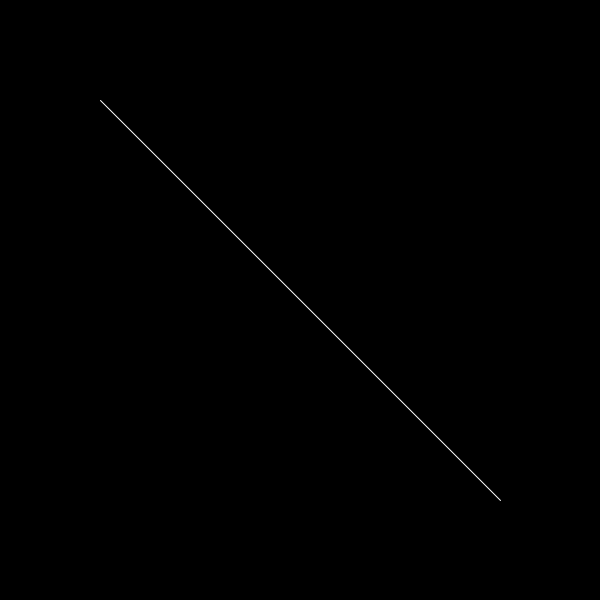
Frame 1 (no input)
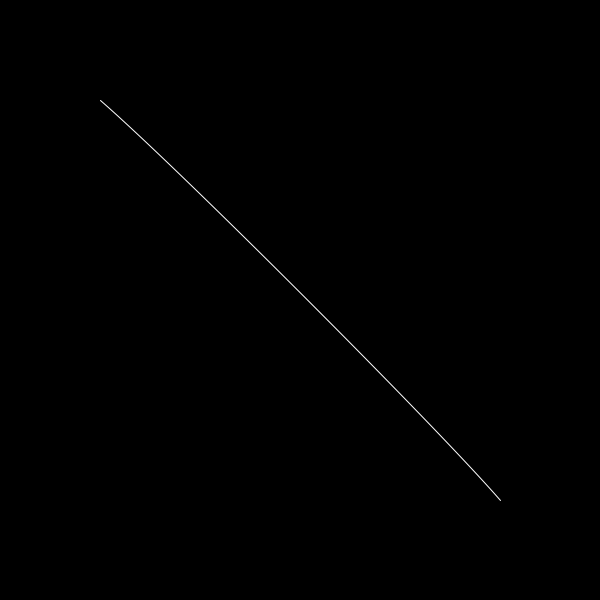
Frame 60 (the mouse pressed at the canvas centre just before this capture)
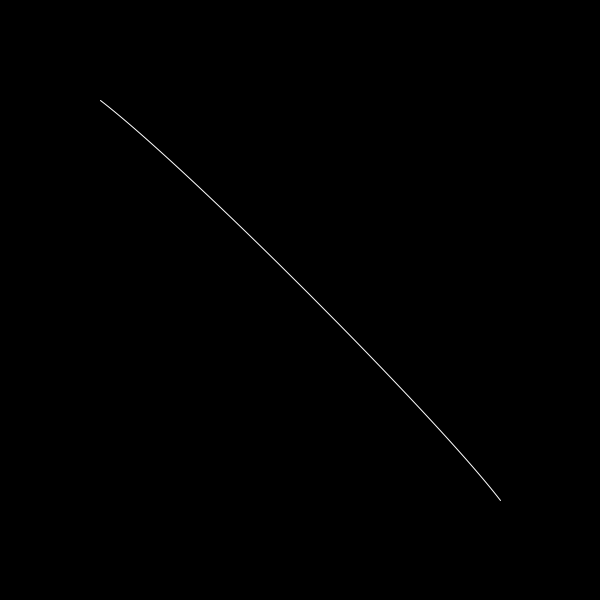
Frame 120 (the mouse held since frame 60 and released just before this capture)

The Processing sketch that drew these frames (run headless with seeded random() and noise(); from frame 60 on, the mouse is pressed at the canvas centre):

// Processing sketch: curve_anime
// ── curve_anime.pde
// renaud.jean-francois(arobas)uqam(point)ca
// Syntaxe Processing version 3.0b6
// mardi, 22 septembre 2015


int ax1, ay1, lx1, ly1, lx2, ly2, ax2, ay2;

void setup() {
  size(600, 600);
  background(0);
  noFill();
  stroke(255);
  //noLoop();
  
}

void draw() {
  background(0);
  
  ax1 = 100;
  ay1 = 100;
  lx1 = ax1-frameCount;
  ly1 = ay1;
  ax2 = 500;
  ay2 = 500;
  lx2 = 500;
  ly2 = ay2+frameCount;
  
  //bezier(ax1,ay1,lx1,ly1,lx2,ly2,ax2,ay2);
  curve(lx1,ly1,ax1,ay1,ax2,ay2,lx2,ly2);
}
